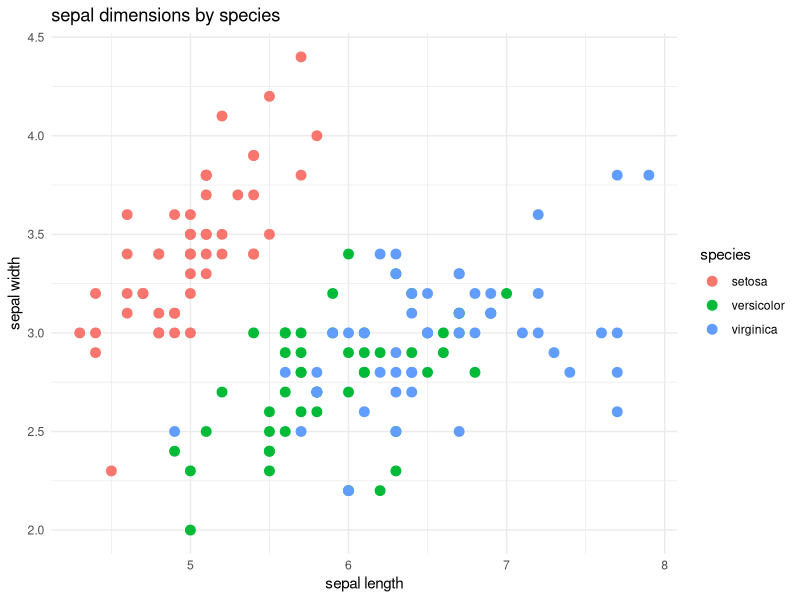

This chart was generated by the following R code:
# Create a ggplot scatter plot,
# and differentiate points by color based on a categorical
 # variable.

# Load required library
library(ggplot2)

# example dataset:iris
data(iris)

# Create Scatter Plot
ggplot(iris,aes(x=Sepal.Length,y = Sepal.Width,color = Species)) +
  geom_point(size =3)+
  labs(title = "sepal dimensions by species",
       x = "sepal length",
       y = "sepal width",
       color = "species")+
  theme_minimal()